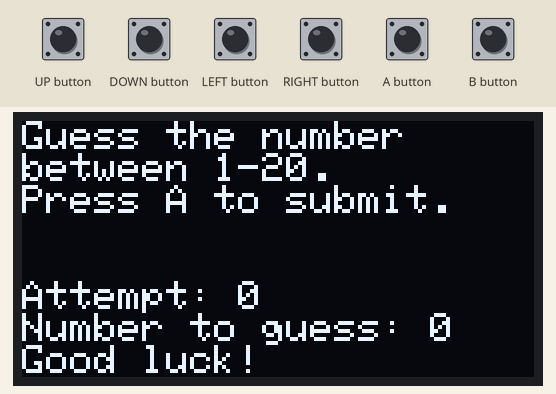
A sketch run on a simulated Arduboy, built with avr-gcc and run on an emulated ATmega32U4. Shown: 128×64 one-colour display. The test bench sets the inputs (shaded band). Random numbers use the default seed unless the sketch sets one.

Above: at 1.2 s.
1.3 s: A button pressed for 0.15 s
At 2.5 s:
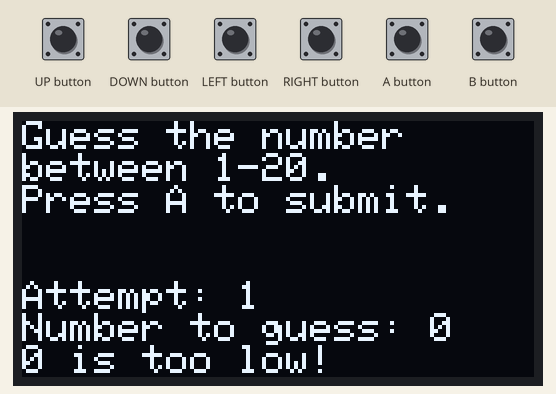
2.9 s: UP button pressed for 0.15 s
At 4.1 s:
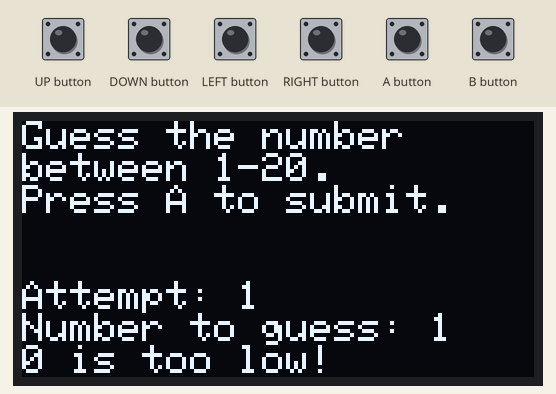
4.5 s: UP button pressed for 1 s
At 5.8 s:
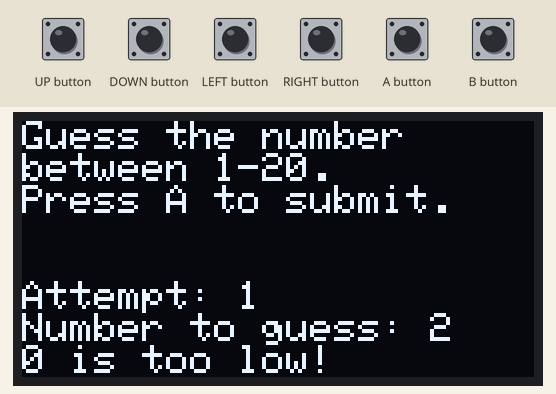
7.0 s: A button pressed for 1 s
At 8.5 s:
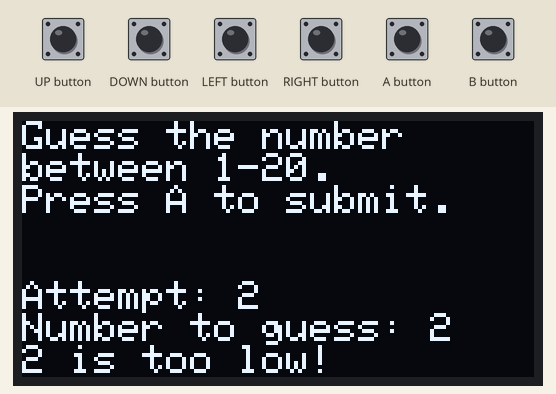
9.5 s: DOWN button pressed for 0.15 s
At 10.1 s:
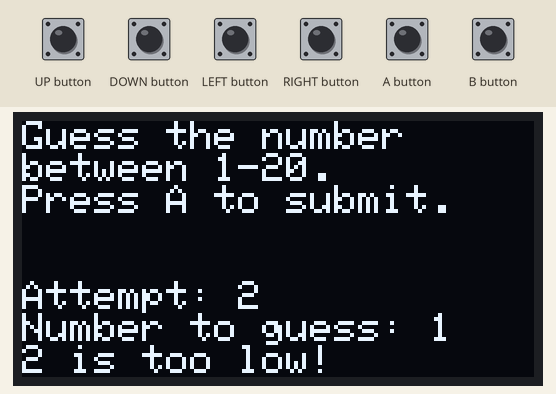
11.1 s: DOWN button pressed for 1 s
At 11.6 s:
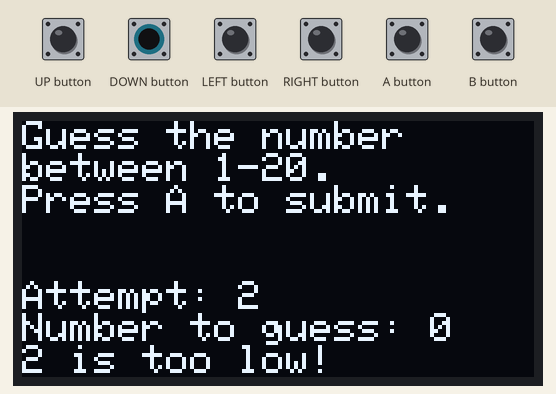
Timing chart, 0 to 14.1 s (numbered marks = the images above; inputs shaded):
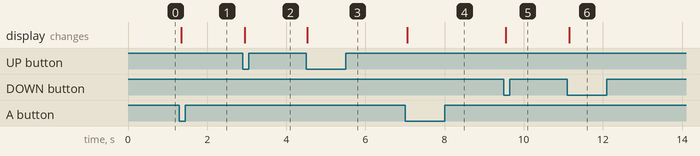

The sketch:

guessin_game.ino
```cpp
/* Part 5 of Make Your Own Arduboy Game Tutorial (from user: crait)
Guessing game
A number guessing game where Arduboy picks a random number and the player has X attempts to guess the number.
After each guess, the Arduboy will tell the player a hint. If the player guesses right, they win!*/


// Libraries to include
#include <Arduboy2.h>

// Setting up variables
Arduboy2 arduboy;
int playerwin;
int attempts;
int guessednumber;
int randomnumber;
int lastguess;


/*-------------------------------------------------------------------------------------*/

void setup() {
  arduboy.begin();
  arduboy.clear();

  playerwin = 0;
  attempts = 0;
  guessednumber = 0;
  arduboy.initRandomSeed();
  randomnumber = random(1, 21);

}

/*-------------------------------------------------------------------------------------*/


void loop() {
  arduboy.clear();
  arduboy.pollButtons();

  // Game code goes here
  if (playerwin == 0) {
    // Ask the player for a number and play the game

    if (attempts == 4) {
      // Game Over
      // Show red LED
      arduboy.setRGBled(255, 0, 0);

      arduboy.setCursor(0, 0);
      arduboy.print("You lost!");
      arduboy.print("\n");
      arduboy.print("Correct number: ");
      arduboy.print(randomnumber);
      arduboy.print("\n");
      arduboy.print("Press A to play again!");

      // Turn off the LED
      arduboy.setRGBled(0, 0, 0);

      if (arduboy.justPressed(A_BUTTON)) {
        randomnumber = random(1, 21);
        attempts = 0;
        playerwin = 0;
      }
    }

    else { // Player has more attempts
      if (arduboy.justPressed(UP_BUTTON)) {
        guessednumber = guessednumber + 1; // How to set a limit here, to the max possible value for this game?
      }

      if (arduboy.justPressed(DOWN_BUTTON)) {
        guessednumber = guessednumber - 1; // Same here, how to set a min value?
      }

      if (arduboy.justPressed(A_BUTTON)) {
        // Guess number
        if (guessednumber == randomnumber) {
          playerwin = 1;
        }

        else {
          attempts = attempts + 1;
                     lastguess = guessednumber;
        }
      }

    arduboy.setCursor(0, 0);
    arduboy.print("Guess the number \n");
    arduboy.print("between 1-20.\n");
    arduboy.print("Press A to submit. \n");
    arduboy.print("\n");
    arduboy.print("\n");
    arduboy.print("Attempt: ");
    arduboy.print(attempts);
    arduboy.print("\n");
    arduboy.print("Number to guess: ");
    arduboy.print(guessednumber);
    arduboy.print("\n");
    if (attempts == 0) {
      arduboy.print("Good luck!");
    }
    else {
      arduboy.print(lastguess);
      if (lastguess > randomnumber) {
        arduboy.print(" is too high!");
      }
      if (lastguess < randomnumber) {
        arduboy.print(" is too low!");
      }
    }
  }
  }

  else {
    // Tell the player that they won!
    // And have a green LED turn on
    arduboy.setRGBled(0, 255, 0);

    arduboy.setCursor(0, 0);
    arduboy.print("You won!");
    arduboy.print("\n");
    arduboy.print("Correct Number: ");
    arduboy.print(randomnumber);
    arduboy.print("\n\n\n");
    arduboy.print("Press A to play again!");

    // Turn off
    arduboy.setRGBled(0, 0, 0);

    if (arduboy.justPressed(A_BUTTON)) {
        randomnumber = random(1, 21);
        attempts = 0;
        playerwin = 0;
      }
  }

  arduboy.display();
}
```

Measured:
- after the input at 1.3 s, the display: changes after 0.05 s (image 1)
- after the input at 2.9 s, the display: changes after 0.05 s (image 2)
- after the input at 4.5 s, the display: changes at once (image 3)
- after the input at 7.0 s, the display: changes after 0.05 s (image 4)
- after the input at 9.5 s, the display: changes after 0.05 s (image 5)
- after the input at 11.1 s, the display: changes after 0.05 s (image 6)
